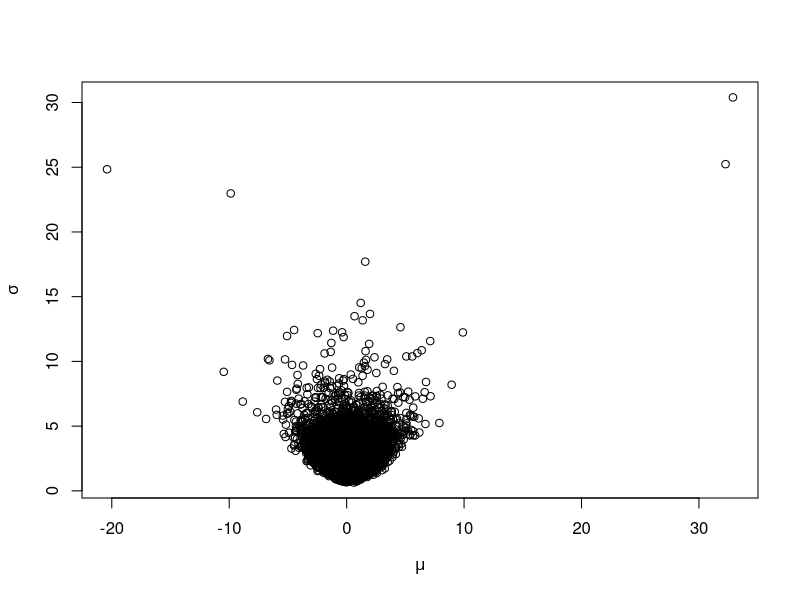
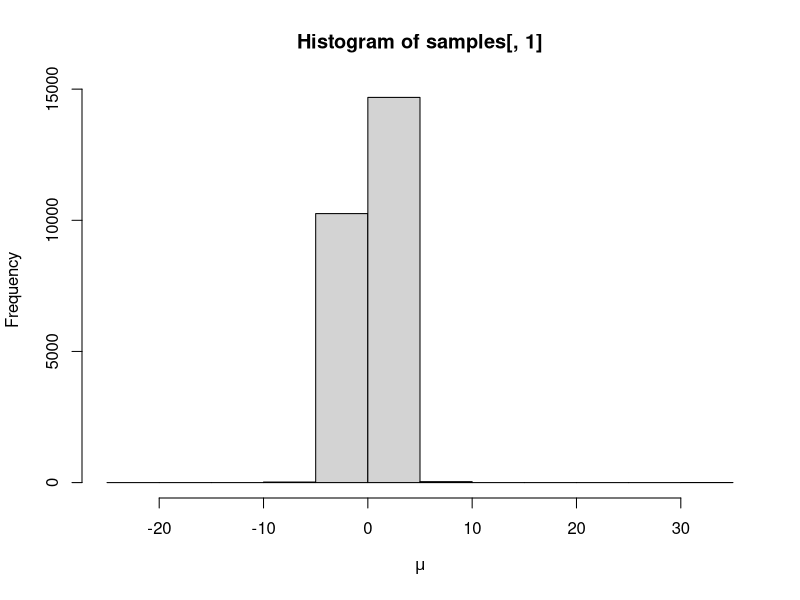
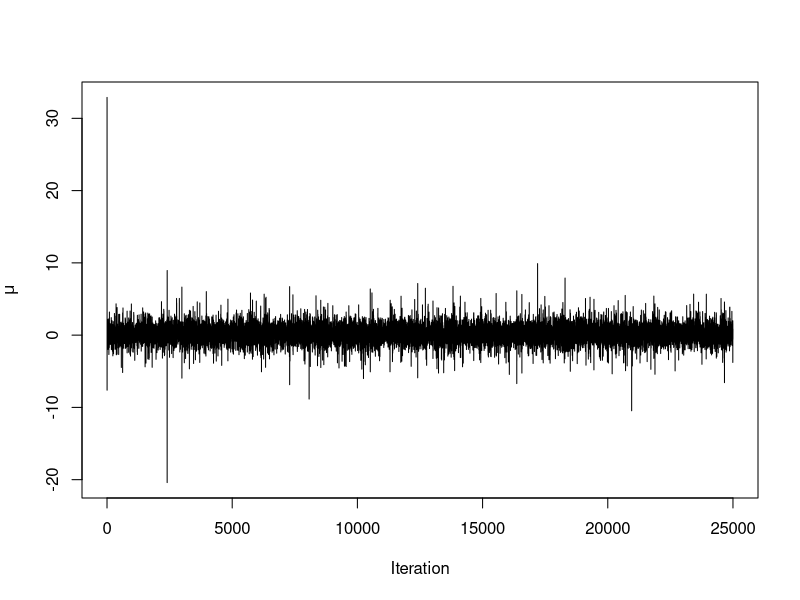
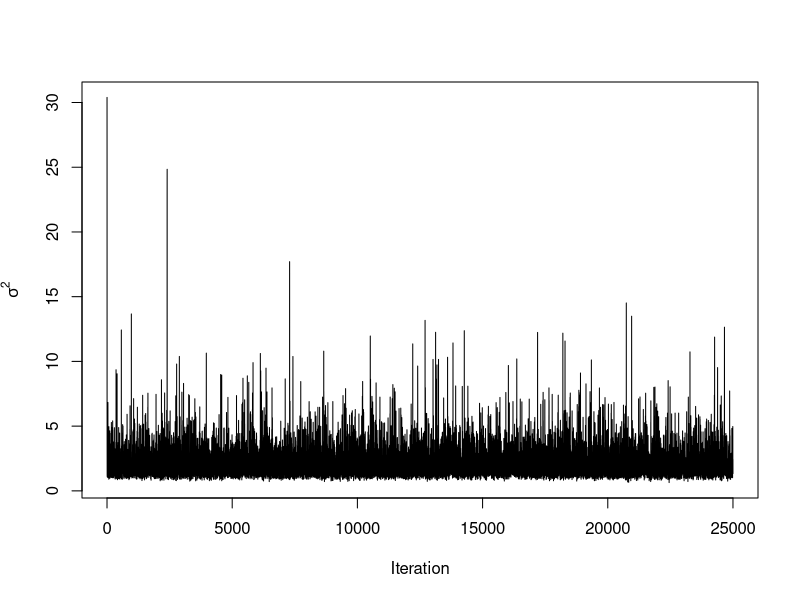
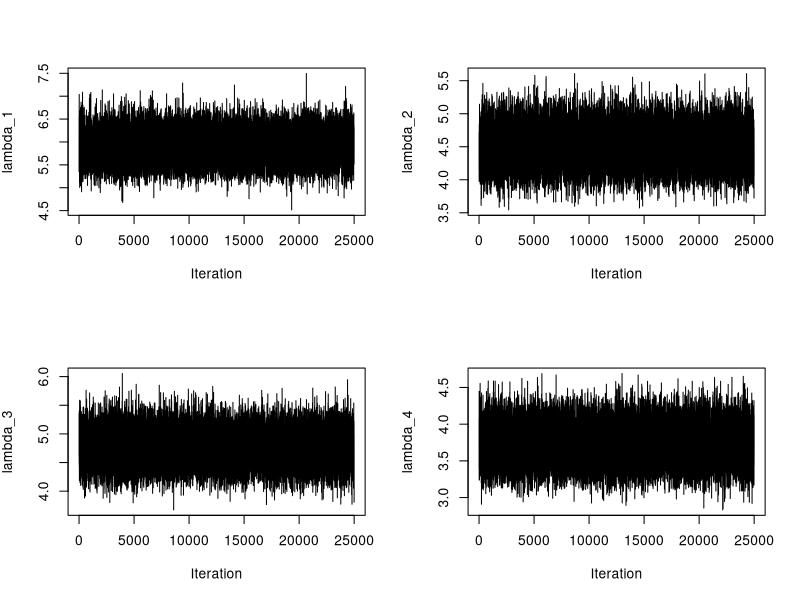
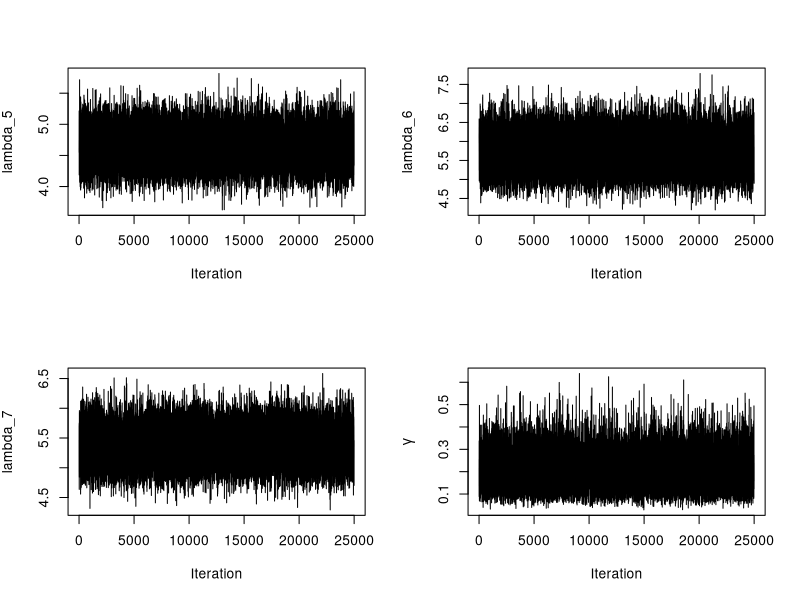
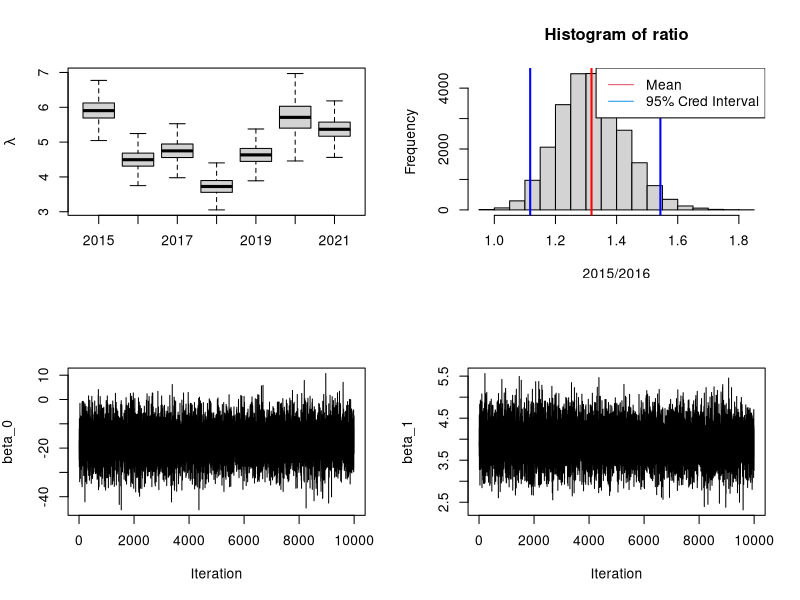
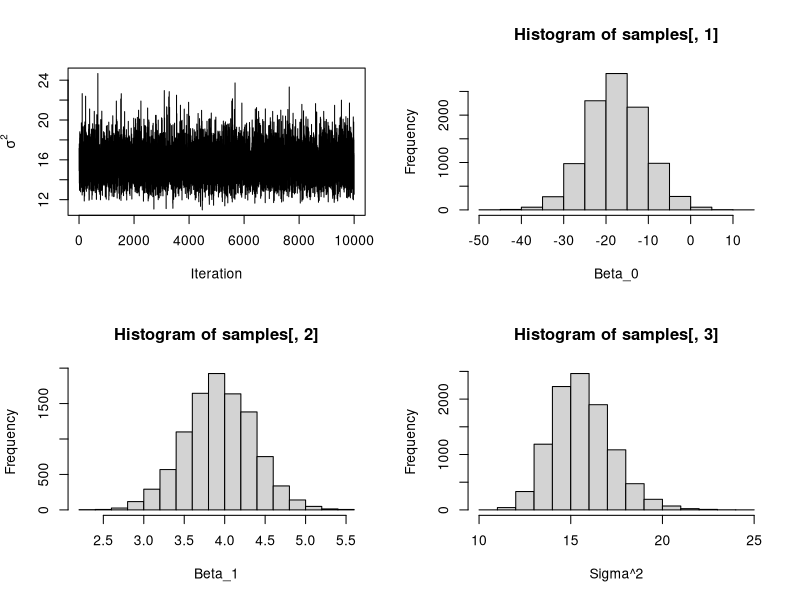

The R script that drew these images, in order:
## ---- chunk 1
knitr::opts_chunk$set(echo = TRUE)
## ---- chunk 2
# Load the data

Y = c(2.68,1.18,-0.97,-0.98,-1.03)
n = length(Y)

# Create an empty matrix for the MCMC samples

S = 25000
samples = matrix(NA,S,2)
colnames(samples) = c('mu', 'sigma')

# Initial values

mu = 10^(-100)
sig2 = 10^(100)

# prior: mu ~ N(gamma, tau), sig2 ~ InvG(a,b)

gamma = 0
tau = 100^2
a = 0.1
b = 0.1

# Gibbs sampling

for(s in 1:S) {
  P = n/sig2 + 1/tau
  M = sum(Y)/sig2 + gamma/tau
  mu = rnorm(1,M/P,1/sqrt(P))
  
  A = n/2 + a
  B = sum((Y-mu)^2)/2 + b
  sig2 = 1/rgamma(1,A,B)
  
  samples[s,] = c(mu,sqrt(sig2))
}

# Plot the join posterior and marginal of mu
plot(samples,xlab=expression(mu),ylab=expression(sigma))
hist(samples[,1],xlab=expression(mu))

# Posterior mean, median, and credible intervals
apply(samples,2,mean)
apply(samples,2,quantile,c(0.025,0.500,0.975))

plot(samples[,1],type='l',xlab='Iteration',ylab=expression(mu))
plot(samples[,2],type='l',xlab='Iteration',ylab=expression(sigma^2))
## ---- chunk 3
# Load data
Y = c(343,261,271,220,278,149,317)
n = length(Y) # = 7
N = c(58,58,57,59,60,26,59)

# Create empty matrix for MCMC samples
S = 25000
samples = matrix(NA,S,n+1)
colnames(samples) = c('lam1','lam2','lam3','lam4','lam5','lam6','lam7','gamma')

# Initial values
lambda = log(Y/N)
gamma = 1/mean(lambda)

# priors: lambda[i]|gamma ~ Gamma(1, gamma), gamma ~ InvG(a,b)
a = 0.001
b = 0.001

# Gibbs sampling
for(s in 1:S) {
  # sample for lambda_i
  for(i in 1:n) {
    lambda[i] = rgamma(1,Y[i]+1,N[i]+gamma)
  }
  # sample for gamma
  gamma = rgamma(1,n+a,sum(lambda)+b)
  # record
  samples[s,]=c(lambda,gamma)
}
## ---- chunk 4
par(mfrow=c(2,2))
plot(samples[,1],type='l',xlab='Iteration',ylab=expression(lambda_1))
plot(samples[,2],type='l',xlab='Iteration',ylab=expression(lambda_2))
plot(samples[,3],type='l',xlab='Iteration',ylab=expression(lambda_3))
plot(samples[,4],type='l',xlab='Iteration',ylab=expression(lambda_4))
plot(samples[,5],type='l',xlab='Iteration',ylab=expression(lambda_5))
plot(samples[,6],type='l',xlab='Iteration',ylab=expression(lambda_6))
plot(samples[,7],type='l',xlab='Iteration',ylab=expression(lambda_7))
plot(samples[,8],type='l',xlab='Iteration',ylab=expression(gamma))
## ---- chunk 5
boxplot(samples[,1:n],outline=FALSE,ylab=expression(lambda),names=2015:2021)
## ---- chunk 6
stats = matrix(NA,3,n)
colnames(stats) = c('lamb 1','lamb 2','lamb 3','lamb 4','lamb 5','lamb 6','lamb 7')
rownames(stats) = c('Posterior mean:','2.5th Percentile:','97.5th Percentile:')

for(i in 1:7){
  stats[1,i] = mean(samples[,i])
  stats[2:3,i] = c(quantile(samples[,i], c(.025,.975)))
}

print(stats)
## ---- chunk 7
ratio = samples[,1]/samples[,2] # 2015/2016
hist(ratio,xlab='2015/2016')
abline(v=mean(ratio),col="red",lwd=2)
abline(v=c(quantile(ratio, c(.025,.975))),col="blue",lwd=2)
legend("topright", c("Mean", "95% Cred Interval"), lty=c(1,1),col=c(2,4))
## ---- chunk 8
library(mvtnorm)

# Load cars data
dist = cars$dist
speed = cars$speed
n = length(speed)
X = cbind(1,speed)
Y = dist

# Create empty matrix for MCMC samples
S = 10000
samples = matrix(NA,S,3)
colnames(samples) = c('Beta0','Beta1','Sigma')

# Initial values
beta = lm(dist~speed)$coef
sig2 = var(lm(dist~speed)$residuals)

# priors: beta ~ N(0,tau I_2), sigma^2 ~ InvG(a,b)
tau = 1000^2
a = 0.1
b = 0.1

# Blocked Gibbs sampling
V = diag(2)/tau
tXX = t(X)%*%X
tXY = t(X)%*%Y

for(s in 1:S) {
  P = tXX/sig2 + V
  W = tXY/sig2
  beta = rmvnorm(1,solve(P)%*%W,solve(P))
  beta = as.vector(beta)
  
  A = n/2 + a
  B = sum((Y-X%*%beta)^2)/2 + b
  sig2 = 1/rgamma(1,A,B)
  
  samples[s,] = c(beta,sqrt(sig2))
}
## ---- chunk 9
plot(samples[,1],type='l',xlab='Iteration',ylab=expression(beta_0))
plot(samples[,2],type='l',xlab='Iteration',ylab=expression(beta_1))
plot(samples[,3],type='l',xlab='Iteration',ylab=expression(sigma^2))
## ---- chunk 10
hist(samples[,1],xlab='Beta_0')
## ---- chunk 11
hist(samples[,2],xlab='Beta_1')
## ---- chunk 12
hist(samples[,3],xlab='Sigma^2')
## ---- chunk 13
stats = matrix(NA,5,3)
colnames(stats) = c('beta_0','beta_1','sigma^2')
rownames(stats) = c('Post. mean:','Post. std dev:','2.5th Percentile:','97.5th Percentile:','Least Squares est.:')

for(i in 1:3){
  stats[1,i] = mean(samples[,i])
  stats[2,i] = sd(samples[,i])
  stats[3:4,i] = c(quantile(samples[,i], c(.025,.975)))
}
stats[5,1:2] = lm(dist~speed)$coef
stats[5,3] = sqrt(var(lm(dist~speed)$residuals))

print(stats)
## ---- chunk 14
plot(samples[,1],samples[,2],xlab='beta_0',ylab='beta_1',main='beta_0 vs beta_1')
